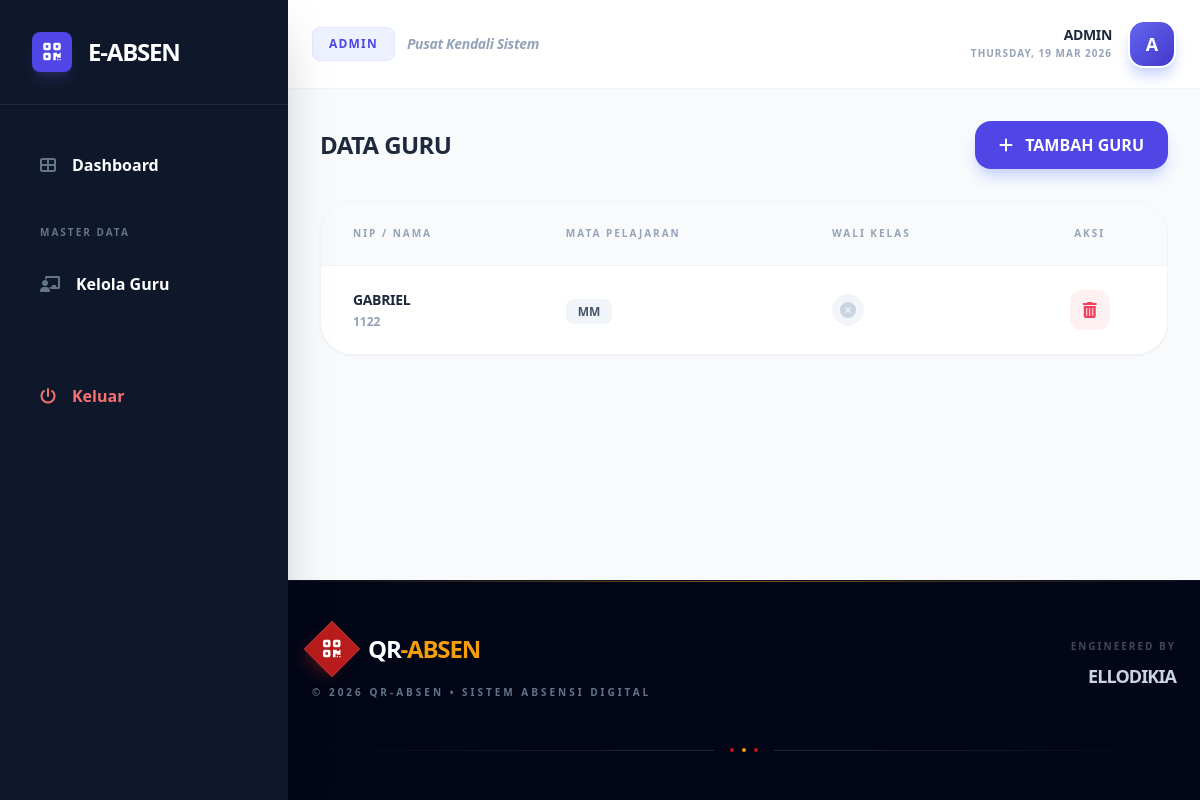
The page /admin/data_guru.php (signed in) on the database its author committed.
### tables this page shows
CREATE TABLE `guru` (
  `id` int(11) NOT NULL,
  `user_id` int(11) DEFAULT NULL,
  `nama_guru` varchar(100) DEFAULT NULL,
  `mapel` varchar(100) DEFAULT NULL,
  `is_walikelas` tinyint(1) DEFAULT 0
);

CREATE TABLE `users` (
  `id` int(11) NOT NULL,
  `username` varchar(50) DEFAULT NULL,
  `password` varchar(255) DEFAULT NULL,
  `role` enum('admin','guru','siswa') NOT NULL
);

### admin/data_guru.php (the view, shortened to what this page needs)
<?php
include '../include/config.php';
$result_guru = mysqli_query($conn, "SELECT guru.*, users.username, users.id as user_id FROM guru JOIN users ON guru.user_id = users.id");
?>
<!DOCTYPE html>
<html lang="id">
<head>
    <script src="https://cdn.tailwindcss.com"></script>
    <link rel="stylesheet" href="https://cdnjs.cloudflare.com/ajax/libs/font-awesome/6.0.0/css/all.min.css">
</head>
<body class="bg-slate-50 flex">
    <?php include '../include/sidebar.php'; ?>
    <div class="flex-1 md:ml-72 flex flex-col min-h-screen">
        <?php include '../include/header_nav.php'; ?>
        <main class="p-4 md:p-8">
            <div class="flex flex-col sm:flex-row justify-between items-start sm:items-center gap-4 mb-8">
                <h1 class="text-2xl font-black text-slate-800 uppercase tracking-tight">Data Guru</h1>
                <button onclick="document.getElementById('modalTambah').classList.remove('hidden')" class="w-full sm:w-auto bg-indigo-600 text-white px-6 py-3 rounded-2xl font-bold hover:bg-indigo-700 shadow-lg shadow-indigo-200 transition-all active:scale-95">
                    <i class="fas fa-plus mr-2"></i> TAMBAH GURU
                </button>
            </div>
            <div class="bg-white rounded-[2rem] shadow-sm border border-slate-100 overflow-hidden">
                <div class="overflow-x-auto">
                    <table class="w-full text-left border-collapse">
                        <thead>
                            <tr class="bg-slate-50 text-slate-400 text-[10px] uppercase font-black tracking-[0.2em] border-b border-slate-100">
                                <th class="px-8 py-6">NIP / Nama</th>
                                <th class="px-8 py-6">Mata Pelajaran</th>
                                <th class="px-8 py-6">Wali Kelas</th>
                                <th class="px-8 py-6 text-center">Aksi</th>
                            </tr>
                        </thead>
                        <tbody class="divide-y divide-slate-50">
                            <?php while($row = mysqli_fetch_assoc($result_guru)): ?>
                            <tr class="hover:bg-slate-50/50 transition-colors">
                                <td class="px-8 py-6">
                                    <p class="text-sm font-black text-slate-800 uppercase tracking-tight"><?= $row['nama_guru'] ?></p>
                                    <p class="text-xs font-bold text-slate-400 mt-1"><?= $row['username'] ?></p>
                                </td>
                                <td class="px-8 py-6">
                                    <span class="text-xs font-bold bg-slate-100 text-slate-600 px-3 py-1 rounded-lg uppercase"><?= $row['mapel'] ?></span>
                                </td>
                                <td class="px-8 py-6">
                                    <div class="w-8 h-8 rounded-full flex items-center justify-center <?= $row['is_walikelas'] ? 'bg-emerald-100 text-emerald-600' : 'bg-slate-100 text-slate-300' ?>">
                                        <i class="fas <?= $row['is_walikelas'] ? 'fa-check-circle' : 'fa-times-circle' ?>"></i>
                                    </div>
                                </td>
                                <td class="px-8 py-6 text-center">
                                    <a href="?hapus=<?= $row['user_id'] ?>" onclick="return confirm('Hapus guru ini?')" class="w-10 h-10 inline-flex items-center justify-center bg-rose-50 text-rose-500 rounded-xl hover:bg-rose-500 hover:text-white transition-all">
                                        <i class="fas fa-trash-alt"></i>
                                    </a>
                                </td>
                            </tr>
                            <?php endwhile; ?>
                        </tbody>
                    </table>
                </div>
            </div>
        </main>
        <?php include '../include/footer.php'; ?>
    </div>
</body>
</html>

### rows shown on the page
guru: nama_guru "GABRIEL", user.username "1122", mapel "MM", is_walikelas 0 (drawn)

### other values the page prints
$_SESSION['role'] "ADMIN"
$_SESSION['username'] "ADMIN"
substr($_SESSION['username'], 0, 1) "A"
